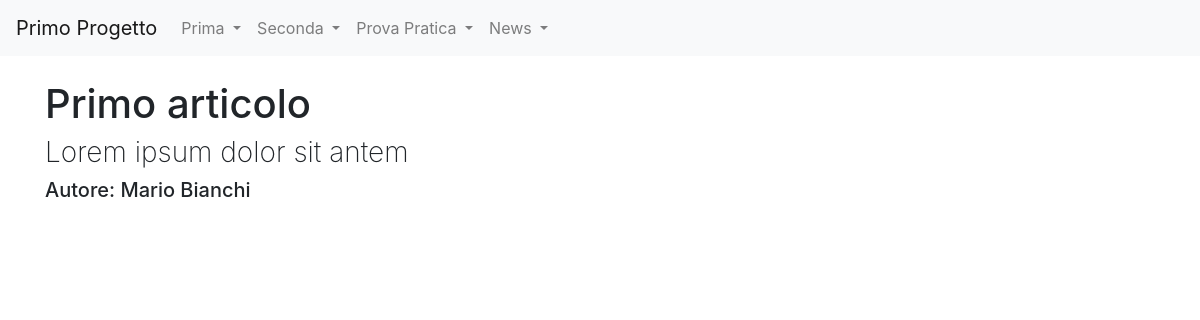
/news/articoli/1, run on the app's committed database.
### news/models.py (models this page shows, shortened)
class Articolo(models.Model):
    titolo = models.CharField(max_length=100)
    contenuto = models.TextField()
    giornalista = models.ForeignKey(Giornalista, on_delete=models.CASCADE, related_name="articoli")
    data = models.DateField(auto_now=True, blank=True)
    visualizzazioni = models.IntegerField(default=0, blank=True)
    class Meta:
        verbose_name = "Articolo"
        verbose_name_plural = "Articoli"

class Giornalista(models.Model):
    nome = models.CharField(max_length=20)
    cognome = models.CharField(max_length=20)
    anno_di_nascita = models.DateField(blank=True)
    def __str__(self):
        return self.nome + " " + self.cognome
    class Meta:
        verbose_name = "Giornalista"
        verbose_name_plural = "Giornalisti"

### news/views.py (the view)
# urls.py: path("articoli/<int:pk>", articoloDetailView, name="articolo_detail"),
def articoloDetailView(request, pk):
    articolo = get_object_or_404(Articolo, pk=pk)
    context = {"articolo": articolo}
    return render(request, "articolo_detail.html", context)

### news/templates/articolo_detail.html (shortened to what this page needs)
{% extends 'base.html'%}
{%block content%}
    <h1>{{ articolo.titolo }}</h1>
    <h3 style="font-weight: 200">{{ articolo.contenuto }}</h3>
    <h5>Autore: {{ articolo.giornalista }}</h5>
{%endblock content%}

### data on the page
Articolo: titolo "Primo articolo", contenuto "Lorem ipsum dolor sit antem", giornalista "Mario Bianchi"
